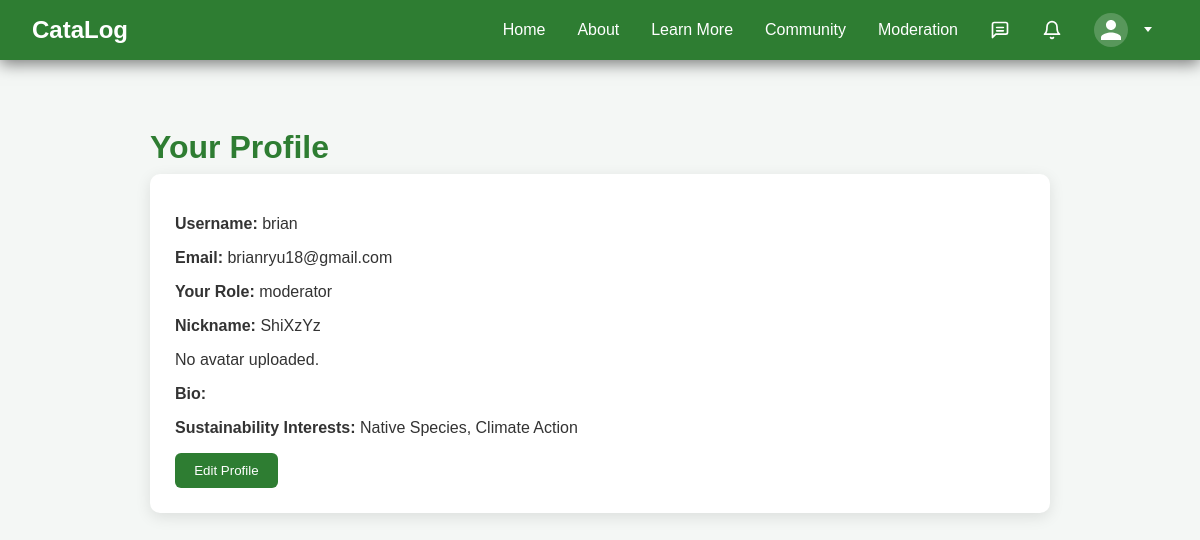
Page /profile/ (signed in) on the committed database.
### home/models.py (models this page shows, shortened)
class CustomUser(AbstractUser):
    ROLE_CHOICES = (
        ('user', 'User'),
        ('moderator', 'Moderator'),
    )
    role = models.CharField(max_length=10, choices=ROLE_CHOICES, default='user')
    avatar = models.ForeignKey(CustomImage, on_delete=models.SET_NULL, null=True, blank=True, default=None)
    bio = models.TextField(blank=True)
    sustainability_interests = models.CharField(max_length=255, blank=True)
    nickname = models.CharField(max_length=100, blank=True)
    profile_completed = models.BooleanField(default=False)

### home/views.py (the view)
# urls.py: path('profile/', views.profile, name='profile'),
@login_required
def profile(request):
    if request.method == 'POST':
        form = ProfileForm(request.POST, request.FILES, instance=request.user)
        if form.is_valid():
            user = form.save(commit=False, user=request.user)
            user.profile_completed = True
            user.save()
            return redirect("index")  # Redirect to home after profile setup
    else:
        form = ProfileForm(instance=request.user)
    return render(request, 'home/profile.html', {'form': form})

### home/context_processors.py (called while the page is built)
def unread_messages(request):
    if request.user.is_authenticated:
        unread_count = Message.objects.filter(
            conversation__participants=request.user
        ).exclude(
            sender=request.user
        ).exclude(
            read_by=request.user
        ).count()
        return {'unread_message_count': unread_count}
    return {'unread_message_count': 0}

def unread_notifications(request):
    if request.user.is_authenticated:
        unread_count = Notification.objects.filter(
            recipient=request.user,
            is_read=False
        ).count()
        return {'unread_notification_count': unread_count}
    return {'unread_notification_count': 0}

### home/templates/home/profile.html (shortened to what this page needs)
{% extends 'base.html' %}
{% block content %}
<div class="page-container">
    <h1 class="page-title">Your Profile</h1>
    <div class="profile-box">
        <p><strong>Username:</strong> {{ user.username }}</p>
        <p><strong>Email:</strong> {{ user.email }}</p>
        <p><strong>Your Role:</strong> {{ user.role }}</p>
        <div id="display-section">
            {% if user.nickname %}
                <p><strong>Nickname:</strong> {{ user.nickname }}</p>
            {% else %}
                <p>No nickname set.</p>
            {% endif %}
            {% if user.avatar %}
                <img src="{{ request.user.avatar.public_url }}" alt="Avatar">
            {% else %}
                <p>No avatar uploaded.</p>
            {% endif %}
            <p id="bio-display"><strong>Bio:</strong> {{ user.bio }}</p>
            <p id="si-display">
                <strong>Sustainability Interests:</strong> {{ user.sustainability_interests }}
            </p>
        </div>
        <button id="edit-btn" class="community-btn" type="submit">Edit Profile</button>
    </div>
</div>
{% endblock %}

### home/static/home/style.css (style rules this page uses)
:root { --bg-primary: #f4f7f5; --bg-secondary: #ffffff; --bg-card: #ffffff; --text-primary: #333; --text-secondary: #777; --text-muted: #999; --nav-bg: #2e7d32; --nav-hover: #388e3c; --border-color: #ccc; --border-light: #e0e0e0; --shadow-sm: rgba(0, 0, 0, 0.1); --shadow-md: rgba(0, 0, 0, 0.15); --input-bg: #ffffff; --input-border: #ccc; }
html, body { margin: 0; font-family: Arial, sans-serif; background-color: var(--bg-primary); color: var(--text-primary); height: 100%; }
.page-container { max-width: 900px; margin: 2rem auto; padding: 1rem 2rem; }
.page-title { color: #2e7d32; font-size: 2rem; margin-bottom: 0.5rem; }
.community-btn { background-color: #2e7d32; color: white; border: none; padding: 0.6rem 1.2rem; border-radius: 6px; cursor: pointer; transition: background-color 0.2s ease-in-out; }
.profile-box { background-color: #fff; padding: 25px; border-radius: 10px; box-shadow: 0 4px 15px rgba(0, 0, 0, 0.1); margin-bottom: 2rem; }

### rows in the picture
CustomUser: username "brian", email "brianryu18@gmail.com", role "moderator", nickname "ShiXzYz", sustainability_interests "Native Species, Climate Action"
